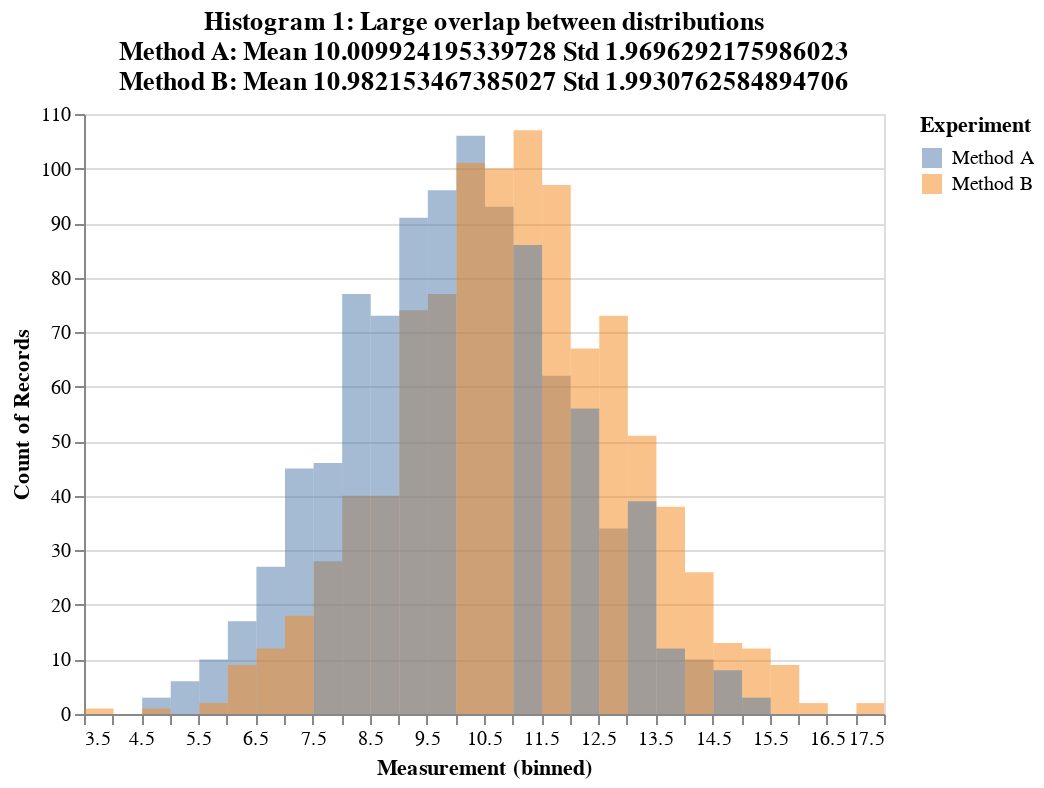

Notebook code for this chart:
### Markdown cell above
### Informative illustrations 1

#### Histograms

By plotting the histograms of two measurements, we can study the
distribution of measurements.  For example in Histogram 1 below,
we can see two distributions (blue and green), whose means are 2.8 and
2.2. We can clearly see that the means of the sample are different, but
it is not immediately clear whether that is just a random coincidence or
if this is statistically significant. In Histogram 2 below, we
see a much clearer difference. Though the means are the same, 2.8 and
2.2, the standard deviations are now smaller 0.25 instead of 1.0, such
that we can be fairly confident that the difference in means is
significant. In Histogram 3, there is not doubt left, the distributions
are not overlapping and a statistical test would for sure show a
significant difference.

If we then compare histograms 2 and 4, we see that they have the same
means and standard deviations. However, while from histogram 2 we might
not be entirely certain that the difference is significant, in histogram
4 the amount of overlap is much reduced because the distributions are
skewed. Therefore already in informal analysis, we can be rather
confident that there is a significant difference in distributions. This
example thus demonstrates that the histograms can reveal properties of
the measurements which cannot be captured by the mean and standard
deviation.

A further example which demonstrates how some differences are not
captured by the mean and standard deviation is illustrated in Histogram
5. Here both measurements have the same mean, which could give the
impression that both measurements are "the same". However, by looking at
the histogram, we find that the blue curve actually has two peaks, one
clearly lower and another higher than the green curve. Further analysis
is thus needed to determine the cause for the strange distribution.
Typically, for example, some methods behave differently for different
inputs. A speech enhancement method could be for example be effective
for voiced sounds, but fail for unvoiced sounds, such that the output
SNR has two peaks corresponding to respective classes of sounds.

These two last examples, Histograms 4 and 5, illustrate why it is in
general important to test whether evaluation results follow a Gaussian
(normal) distribution. Analysis of approximately Gaussian results is
less complicated then the analysis of skewed and multi-modal
distributions. However, applying methods which assume Gaussian
distributions on data which does not follow Gaussian distributions will
*often lead to incorrect conclusions*.

### Code cell
import pandas as pd
import altair as alt
import numpy as np

df = pd.read_pickle('example1.pkl')
selection = alt.selection_interval(bind='scales')

alt.Chart(df).transform_fold(
    ['Method A', 'Method B'],
    as_=['Experiment', 'Measurement']
).mark_bar(
    opacity=0.5,
    binSpacing=0
).encode(
    alt.X('Measurement:Q', 
          bin=alt.Bin(maxbins=30)),
    alt.Y('count()', stack=None),
    alt.Color('Experiment:N')    
).properties(
    title=['Histogram 1: Large overlap between distributions',
           'Method A: Mean ' + str(df['Method A'].mean())  + ' Std ' + str(df['Method A'].std()),
           'Method B: Mean ' + str(df['Method B'].mean())  + ' Std ' + str(df['Method B'].std())
          ]
).add_selection(
    selection
)

### Figure 1 — Vega-Lite specification as saved in the notebook (floating-point values rounded to 4 significant figures; data arrays with more than 128 entries replaced by an {"elided": "..."} marker saying what was removed)
{"config": {"view": {"continuousWidth": 400, "continuousHeight": 300}}, "data": {"name": "data-a5d82a7f5f6a8e023d735c2cb9e03637"}, "mark": {"type": "bar", "binSpacing": 0, "opacity": 0.5}, "encoding": {"color": {"field": "Experiment", "type": "nominal"}, "x": {"bin": {"maxbins": 30}, "field": "Measurement", "type": "quantitative"}, "y": {"aggregate": "count", "stack": null, "type": "quantitative"}}, "selection": {"selector002": {"type": "interval", "bind": "scales"}}, "title": ["Histogram 1: Large overlap between distributions", "Method A: Mean 10.009924195339728 Std 1.9696292175986023", "Method B: Mean 10.982153467385027 Std 1.9930762584894706"], "transform": [{"fold": ["Method A", "Method B"], "as": ["Experiment", "Measurement"]}], "$schema": "https://vega.github.io/schema/vega-lite/v4.17.0.json", "datasets": {"data-a5d82a7f5f6a8e023d735c2cb9e03637": {"elided": "1000 records"}}}
